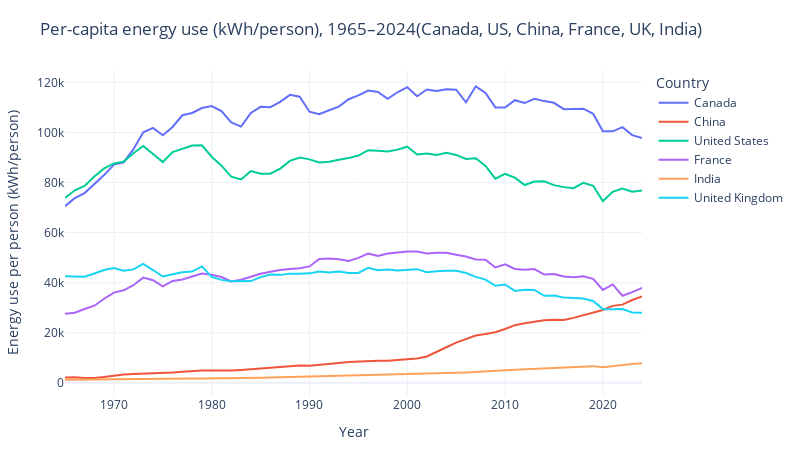

The notebook cell this image was saved under:
### Markdown cell above
<p style="font-family: Arial; font-size: 20px;">
2. Line Chart: Per-Capita Energy Use in Six Countries (1965–2024)
</p>

<p style="font-family: Arial; font-size: 15px;">
This line chart shows per-capita energy consumption (kWh per person) from 1965 to 2024 for Canada, the United States, China, France, the United Kingdom, and India.
Canada and the United States consistently have the highest energy use, with growth until the early 2000s followed by a gradual decline. France and the UK show moderate levels and a similar pattern of stabilization or decrease in recent years. In contrast, China starts from a very low level but increases rapidly after 2000 due to industrialization. India remains the lowest throughout the period, though its energy use steadily rises over time.
Overall, the chart highlights strong differences between developed and emerging economies and shows how global energy patterns have shifted over the past six decades.
</p>

### Code cell
# 1) 读取 OWID 数据
url = "https://ourworldindata.org/grapher/per-capita-energy-use.csv"
df = pd.read_csv(url)

value_col = [c for c in df.columns if c not in ["Entity", "Code", "Year"]][0]
df[value_col] = pd.to_numeric(df[value_col], errors="coerce")
df = df.dropna(subset=[value_col])

# 2) 只保留你要的国家（注意名称要和 OWID 的 Entity 完全一致）
selected = ["Canada", "United States", "China", "France", "United Kingdom", "India"]
df_sel = df[df["Entity"].isin(selected)].copy()

# 3) Small multiples line chart
fig = px.line(
    df_sel,
    x="Year",
    y=value_col,
    facet_col="Entity",
    facet_col_wrap=3,   # 每行3个小图
    title="Per-capita energy use (kWh/person), 1965–2024 — Selected Countries",
    labels={value_col: "Energy use per person (kWh/person)"}
)


fig2 = px.line(
    df_sel.sort_values("Year"),
    x="Year",
    y=value_col,
    color="Entity",
    title="Per-capita energy use (kWh/person), 1965–2024(Canada, US, China, France, UK, India)",
    labels={value_col: "Energy use per person (kWh/person)", "Entity": "Country"}
)

fig2.update_layout(
    paper_bgcolor="white",
    plot_bgcolor="white",
    margin=dict(l=40, r=20, t=70, b=40)
)

fig2.show()

### Figure 1 — Plotly figure (JSON) as saved in the notebook; plotly's stock layout.template omitted (floating-point values rounded to 4 significant figures)
{"data": [{"hovertemplate": "Country=Canada<br>Year=%{x}<br>Energy use per person (kWh/person)=%{y}<extra></extra>", "legendgroup": "Canada", "line": {"color": "#636efa", "dash": "solid"}, "marker": {"symbol": "circle"}, "mode": "lines", "name": "Canada", "orientation": "v", "showlegend": true, "type": "scatter", "x": [1965, 1966, 1967, 1968, 1969, 1970, 1971, 1972, 1973, 1974, 1975, 1976, 1977, 1978, 1979, 1980, 1981, 1982, 1983, 1984, 1985, 1986, 1987, 1988, 1989, 1990, 1991, 1992, 1993, 1994, 1995, 1996, 1997, 1998, 1999, 2000, 2001, 2002, 2003, 2004, 2005, 2006, 2007, 2008, 2009, 2010, 2011, 2012, 2013, 2014, 2015, 2016, 2017, 2018, 2019, 2020, 2021, 2022, 2023, 2024], "xaxis": "x", "y": [70560.0, 73740.0, 75770.0, 79370.0, 82960.0, 87150.0, 88010.0, 93310.0, 100100.0, 101800.0, 98880.0, 102200.0, 106800.0, 107800.0, 109800.0, 110500.0, 108500.0, 104000.0, 102300.0, 107800.0, 110200.0, 110100.0, 112200.0, 115000.0, 114300.0, 108300.0, 107300.0, 108800.0, 110300.0, 113300.0, 114800.0, 116700.0, 116100.0, 113500.0, 116000.0, 118100.0, 114400.0, 117100.0, 116600.0, 117300.0, 117000.0, 112000.0, 118400.0, 115800.0, 110000.0, 110000.0, 112900.0, 111700.0, 113500.0, 112500.0, 111800.0, 109300.0, 109400.0, 109500.0, 107500.0, 100500.0, 100400.0, 102100.0, 98930.0, 97780.0], "yaxis": "y"}, {"hovertemplate": "Country=China<br>Year=%{x}<br>Energy use per person (kWh/person)=%{y}<extra></extra>", "legendgroup": "China", "line": {"color": "#EF553B", "dash": "solid"}, "marker": {"symbol": "circle"}, "mode": "lines", "name": "China", "orientation": "v", "showlegend": true, "type": "scatter", "x": [1965, 1966, 1967, 1968, 1969, 1970, 1971, 1972, 1973, 1974, 1975, 1976, 1977, 1978, 1979, 1980, 1981, 1982, 1983, 1984, 1985, 1986, 1987, 1988, 1989, 1990, 1991, 1992, 1993, 1994, 1995, 1996, 1997, 1998, 1999, 2000, 2001, 2002, 2003, 2004, 2005, 2006, 2007, 2008, 2009, 2010, 2011, 2012, 2013, 2014, 2015, 2016, 2017, 2018, 2019, 2020, 2021, 2022, 2023, 2024], "xaxis": "x", "y": [2124.0, 2249.0, 1972.0, 1942.0, 2300.0, 2869.0, 3317.0, 3495.0, 3611.0, 3651.0, 4017.0, 4165.0, 4478.0, 4844.0, 4923.0, 4910.0, 4775.0, 4910.0, 5148.0, 5446.0, 5803.0, 5982.0, 6340.0, 6695.0, 6910.0, 6881.0, 7121.0, 7407.0, 7899.0, 8312.0, 8485.0, 8861.0, 8848.0, 8794.0, 9035.0, 9295.0, 9752.0, 10550.0, 12220.0, 14210.0, 16050.0, 17490.0, 18890.0, 19510.0, 20230.0, 21500.0, 23040.0, 23820.0, 24550.0, 25020.0, 25170.0, 25130.0, 25950.0, 27070.0, 28230.0, 29100.0, 30740.0, 31240.0, 33090.0, 34510.0], "yaxis": "y"}, {"hovertemplate": "Country=United States<br>Year=%{x}<br>Energy use per person (kWh/person)=%{y}<extra></extra>", "legendgroup": "United States", "line": {"color": "#00cc96", "dash": "solid"}, "marker": {"symbol": "circle"}, "mode": "lines", "name": "United States", "orientation": "v", "showlegend": true, "type": "scatter", "x": [1965, 1966, 1967, 1968, 1969, 1970, 1971, 1972, 1973, 1974, 1975, 1976, 1977, 1978, 1979, 1980, 1981, 1982, 1983, 1984, 1985, 1986, 1987, 1988, 1989, 1990, 1991, 1992, 1993, 1994, 1995, 1996, 1997, 1998, 1999, 2000, 2001, 2002, 2003, 2004, 2005, 2006, 2007, 2008, 2009, 2010, 2011, 2012, 2013, 2014, 2015, 2016, 2017, 2018, 2019, 2020, 2021, 2022, 2023, 2024], "xaxis": "x", "y": [73800.0, 76900.0, 78620.0, 82360.0, 85650.0, 87610.0, 88340.0, 91680.0, 94600.0, 91410.0, 88160.0, 92130.0, 93590.0, 94760.0, 94850.0, 90280.0, 86730.0, 82350.0, 81230.0, 84540.0, 83510.0, 83510.0, 85530.0, 88630.0, 89940.0, 89230.0, 88040.0, 88260.0, 89080.0, 89740.0, 90760.0, 92910.0, 92710.0, 92400.0, 93140.0, 94310.0, 91170.0, 91600.0, 91000.0, 91870.0, 91010.0, 89380.0, 89670.0, 86590.0, 81520.0, 83440.0, 81910.0, 78990.0, 80370.0, 80450.0, 78950.0, 78160.0, 77730.0, 79890.0, 78680.0, 72560.0, 76310.0, 77630.0, 76330.0, 76800.0], "yaxis": "y"}, {"hovertemplate": "Country=France<br>Year=%{x}<br>Energy use per person (kWh/person)=%{y}<extra></extra>", "legendgroup": "France", "line": {"color": "#ab63fa", "dash": "solid"}, "marker": {"symbol": "circle"}, "mode": "lines", "name": "France", "orientation": "v", "showlegend": true, "type": "scatter", "x": [1965, 1966, 1967, 1968, 1969, 1970, 1971, 1972, 1973, 1974, 1975, 1976, 1977, 1978, 1979, 1980, 1981, 1982, 1983, 1984, 1985, 1986, 1987, 1988, 1989, 1990, 1991, 1992, 1993, 1994, 1995, 1996, 1997, 1998, 1999, 2000, 2001, 2002, 2003, 2004, 2005, 2006, 2007, 2008, 2009, 2010, 2011, 2012, 2013, 2014, 2015, 2016, 2017, 2018, 2019, 2020, 2021, 2022, 2023, 2024], "xaxis": "x", "y": [27620.0, 27990.0, 29490.0, 30800.0, 33590.0, 36050.0, 36950.0, 39000.0, 42020.0, 40970.0, 38560.0, 40680.0, 41310.0, 42640.0, 43660.0, 43150.0, 42270.0, 40500.0, 41170.0, 42380.0, 43550.0, 44340.0, 45100.0, 45450.0, 45750.0, 46500.0, 49490.0, 49660.0, 49370.0, 48700.0, 49910.0, 51600.0, 50640.0, 51670.0, 52100.0, 52420.0, 52470.0, 51700.0, 51910.0, 51980.0, 51180.0, 50430.0, 49270.0, 49140.0, 46100.0, 47330.0, 45470.0, 45190.0, 45430.0, 43250.0, 43490.0, 42510.0, 42220.0, 42590.0, 41550.0, 37090.0, 39310.0, 34800.0, 36220.0, 37870.0], "yaxis": "y"}, {"hovertemplate": "Country=India<br>Year=%{x}<br>Energy use per person (kWh/person)=%{y}<extra></extra>", "legendgroup": "India", "line": {"color": "#FFA15A", "dash": "solid"}, "marker": {"symbol": "circle"}, "mode": "lines", "name": "India", "orientation": "v", "showlegend": true, "type": "scatter", "x": [1965, 1966, 1967, 1968, 1969, 1970, 1971, 1972, 1973, 1974, 1975, 1976, 1977, 1978, 1979, 1980, 1981, 1982, 1983, 1984, 1985, 1986, 1987, 1988, 1989, 1990, 1991, 1992, 1993, 1994, 1995, 1996, 1997, 1998, 1999, 2000, 2001, 2002, 2003, 2004, 2005, 2006, 2007, 2008, 2009, 2010, 2011, 2012, 2013, 2014, 2015, 2016, 2017, 2018, 2019, 2020, 2021, 2022, 2023, 2024], "xaxis": "x", "y": [1264.0, 1275.0, 1287.0, 1347.0, 1462.0, 1399.0, 1423.0, 1465.0, 1463.0, 1514.0, 1590.0, 1629.0, 1683.0, 1710.0, 1763.0, 1773.0, 1917.0, 1855.0, 1905.0, 1988.0, 2050.0, 2144.0, 2229.0, 2372.0, 2533.0, 2660.0, 2746.0, 2827.0, 2837.0, 2929.0, 3086.0, 3146.0, 3255.0, 3386.0, 3416.0, 3521.0, 3471.0, 3527.0, 3589.0, 3832.0, 3991.0, 4139.0, 4425.0, 4617.0, 4886.0, 5025.0, 5223.0, 5426.0, 5528.0, 5832.0, 5943.0, 6148.0, 6304.0, 6593.0, 6682.0, 6268.0, 6749.0, 7057.0, 7529.0, 7813.0], "yaxis": "y"}, {"hovertemplate": "Country=United Kingdom<br>Year=%{x}<br>Energy use per person (kWh/person)=%{y}<extra></extra>", "legendgroup": "United Kingdom", "line": {"color": "#19d3f3", "dash": "solid"}, "marker": {"symbol": "circle"}, "mode": "lines", "name": "United Kingdom", "orientation": "v", "showlegend": true, "type": "scatter", "x": [1965, 1966, 1967, 1968, 1969, 1970, 1971, 1972, 1973, 1974, 1975, 1976, 1977, 1978, 1979, 1980, 1981, 1982, 1983, 1984, 1985, 1986, 1987, 1988, 1989, 1990, 1991, 1992, 1993, 1994, 1995, 1996, 1997, 1998, 1999, 2000, 2001, 2002, 2003, 2004, 2005, 2006, 2007, 2008, 2009, 2010, 2011, 2012, 2013, 2014, 2015, 2016, 2017, 2018, 2019, 2020, 2021, 2022, 2023, 2024], "xaxis": "x", "y": [42610.0, 42570.0, 42350.0, 43650.0, 45060.0, 45830.0, 44800.0, 45310.0, 47470.0, 45050.0, 42480.0, 43370.0, 44200.0, 44450.0, 46500.0, 42310.0, 41120.0, 40590.0, 40730.0, 40630.0, 42230.0, 43290.0, 43120.0, 43590.0, 43520.0, 43720.0, 44500.0, 44100.0, 44500.0, 43860.0, 43890.0, 45910.0, 45000.0, 45230.0, 44860.0, 45110.0, 45400.0, 44190.0, 44610.0, 44720.0, 44770.0, 43870.0, 42320.0, 41250.0, 38760.0, 39280.0, 36720.0, 37130.0, 37090.0, 34770.0, 34860.0, 34100.0, 33920.0, 33650.0, 32680.0, 29440.0, 29420.0, 29480.0, 28090.0, 28020.0], "yaxis": "y"}], "layout": {"height": 450, "legend": {"title": {"text": "Country"}, "tracegroupgap": 0}, "margin": {"b": 40, "l": 40, "r": 20, "t": 70}, "paper_bgcolor": "white", "plot_bgcolor": "white", "title": {"text": "Per-capita energy use (kWh/person), 1965–2024(Canada, US, China, France, UK, India)"}, "width": 800, "xaxis": {"anchor": "y", "domain": [0, 1], "title": {"text": "Year"}}, "yaxis": {"anchor": "x", "domain": [0, 1], "title": {"text": "Energy use per person (kWh/person)"}}}}
